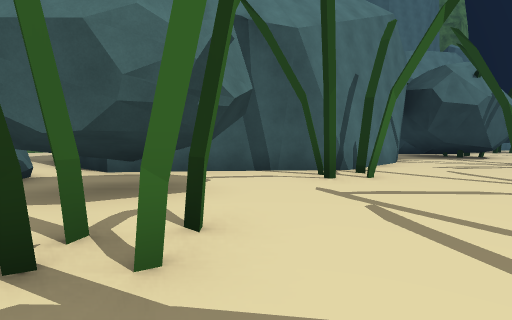
[1] (above)

23 first-person views from a walk through a scene from a Unity 3-D project. The camera is 1.4 m above the floor, tilts 4° down and sees 80° across. The floor is counted in squares, 2 m on a side. Each view is taken from the middle of a square. On the plan, view 1 faces up. The plan holds only what a view shows up to about 10 squares ahead; the rest is blank. The place goes on beyond the plan. The player character is not drawn. Some animated figures are not drawn. Some surface patterns are stand-ins.

[2]
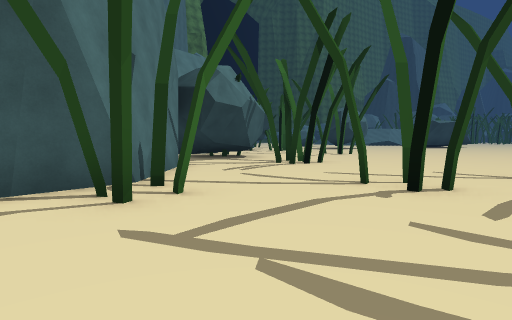

[3]
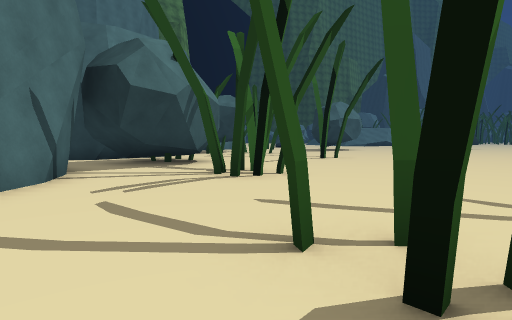

[4]
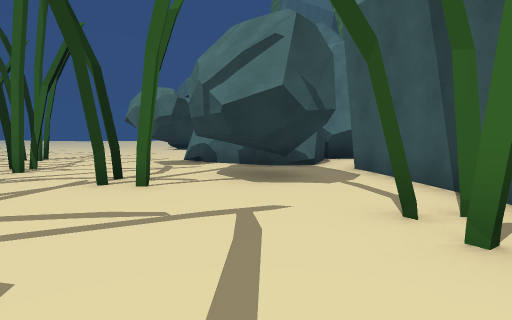

[5]
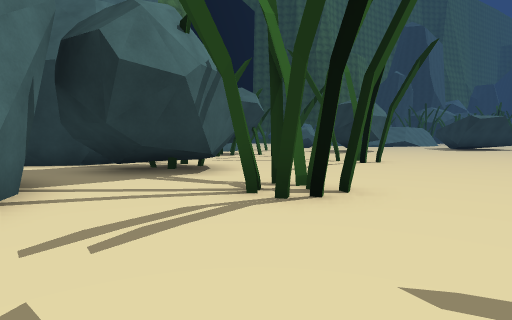

[6]
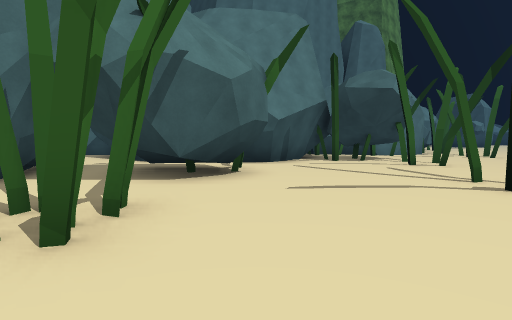

[7]
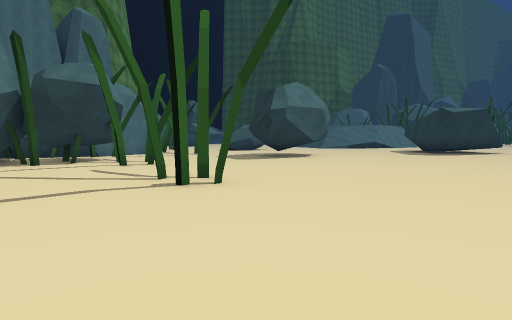

[8]
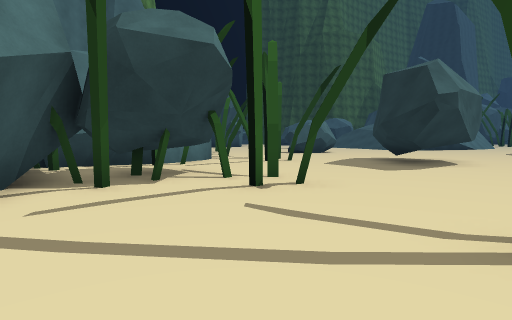

[9]
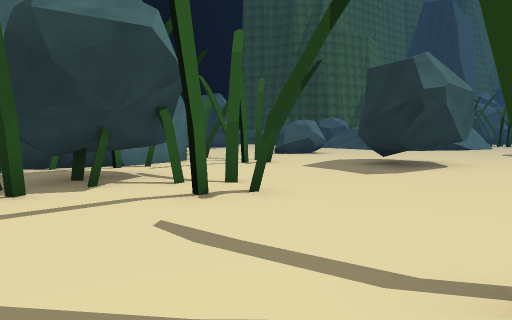

[10]
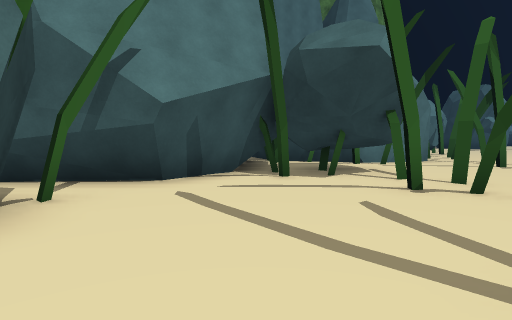

[11]
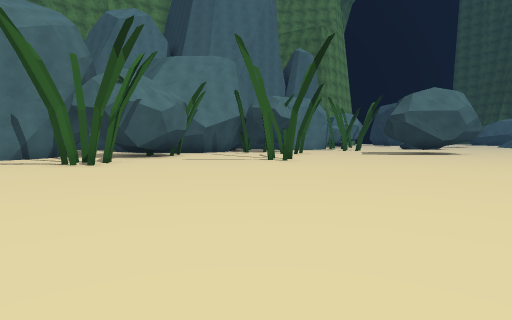

[12]
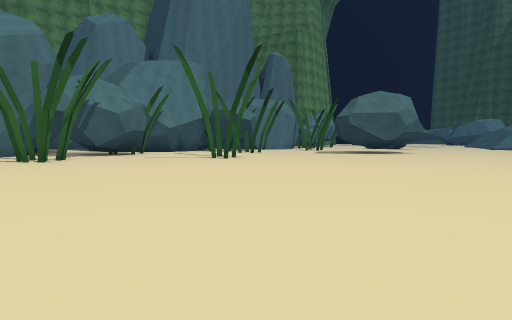

[13]
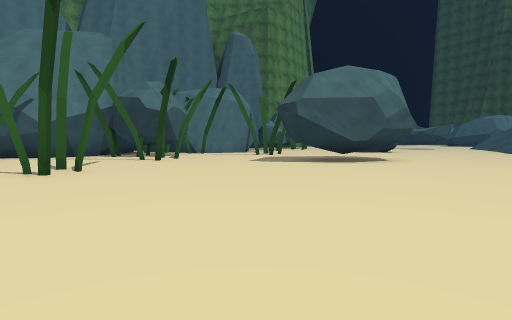

[14]
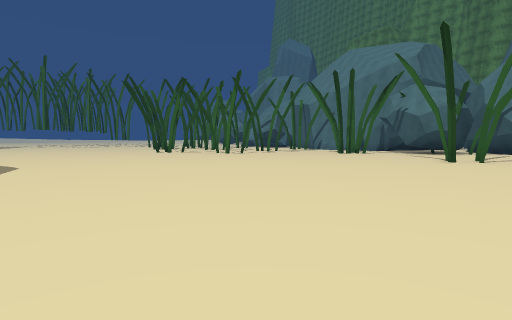

[15]
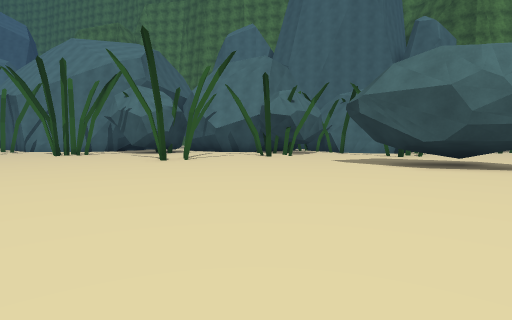

[16]
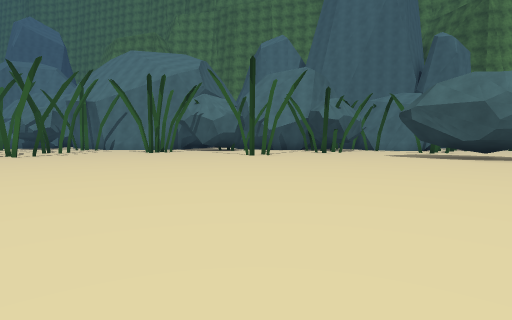

[17]
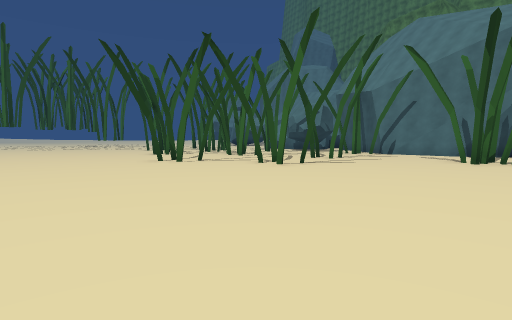

[18]
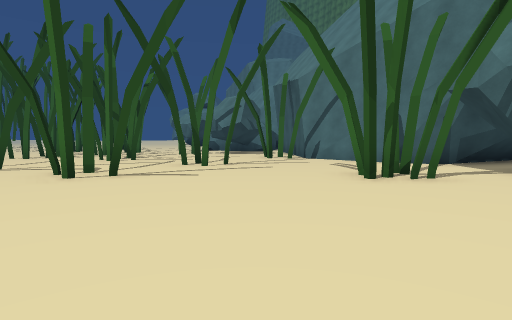

[19]
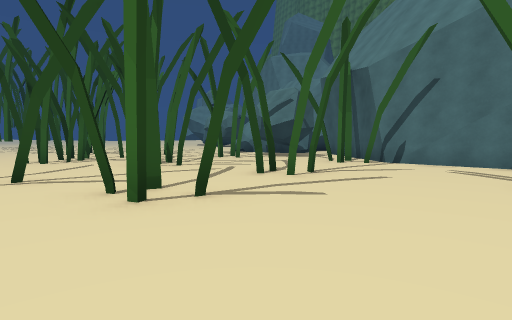

[20]
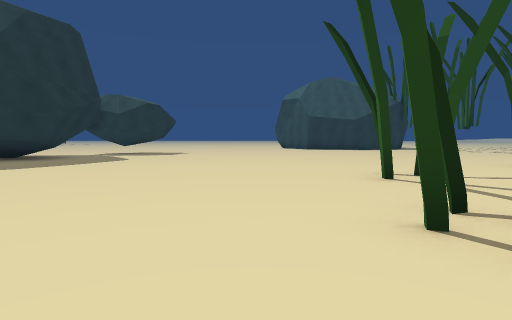

[21]
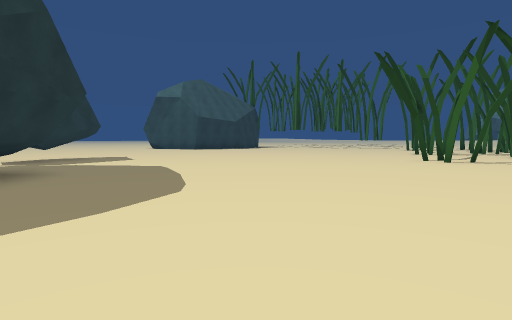

[22]
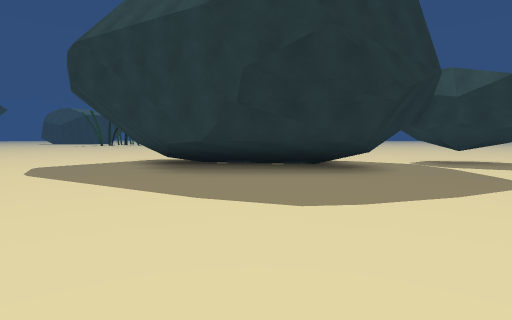

[23]
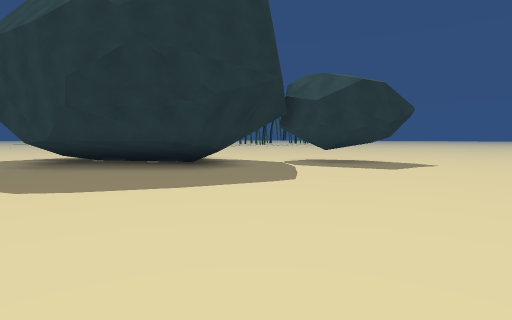

### Floor plan
Key: @ floor where view 1 was taken; # wall or solid block; x gap in a wall; . floor.
Columns run from 6 left of view 1 to 22 right of it. Each row starts with its distance up from view 1.
 18                  #.###.#.
 17                  #.....##
 16                 ####...##...
 15           .##   #.##........
 14           ..#####...#....##
 13           #........##....###x
 12           #.###..........###.
 11           #.####.............
 10           #..##...#..........
  9          ##........#.........
  8         ##...##..............
  7 #########....##..............
  6 ##.....##....................
  5  ##..........................
  4  #####.....#.................
  3  #..#......#.................
  2 ###..#.......#...............
  1 . #.....##...#...............
  0 ......@###...................
 -1 ...#x   ....#................
 -2 ....   .....#................
 -3 #..    x#....................
 -4        .................#####
 -5        ................####
 -6        .. ............###
 -7             ..  ......##
 -8                  ......
 -9                  .......
-10                  ...###.
-11                  ...#

Where each view was taken, in squares from view 1:
view 1: 0 up, 0 right, facing up
view 2: 2 up, 0 right, facing up-right
view 3: 3 up, 3 right, facing up-right
view 4: 4 up, 4 right, facing left
view 5: 5 up, 4 right, facing up-right
view 6: 5 up, 9 right, facing up
view 7: 5 up, 10 right, facing up-right
view 8: 10 up, 10 right, facing up-right
view 9: 10 up, 11 right, facing up-right
view 10: 9 up, 11 right, facing up
view 11: 1 down, 12 right, facing up
view 12: 2 down, 14 right, facing up
view 13: 3 up, 17 right, facing up
view 14: 3 up, 22 right, facing left
view 15: 4 up, 22 right, facing up-left
view 16: 0 up, 22 right, facing up-left
view 17: 1 up, 16 right, facing left
view 18: 5 up, 13 right, facing left
view 19: 3 up, 11 right, facing left
view 20: 4 up, 9 right, facing down
view 21: 1 up, 17 right, facing down-left
view 22: 0 up, 13 right, facing down-right
view 23: 2 down, 10 right, facing down-right
